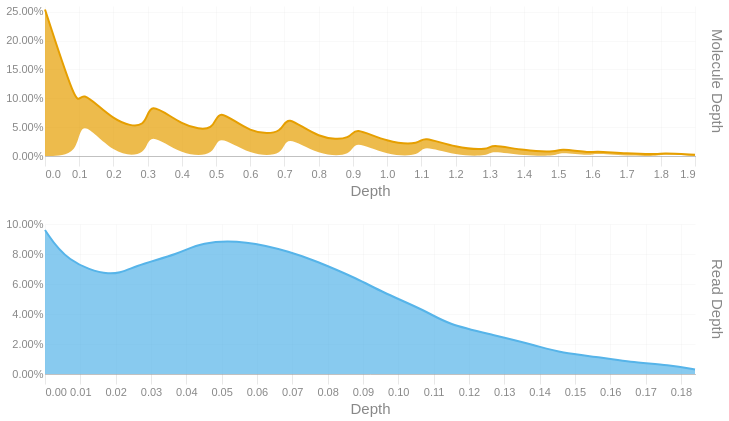

Notebook code for this chart:
### Code cell
readdep = depth_hist(tb['Read Depth'], q99, 3)
readdep = readdep.with_columns(pl.lit('Read Depth').alias('Metric'))
if not SKIPLR:
    moldep = depth_hist(tb['Molecule Depth'], mol_q99, 1)
    moldep = moldep.with_columns(pl.lit('Molecule Depth').alias('Metric'))
    _hist = pl.concat([readdep, moldep])
    _hist = _hist.filter(pl.col('Proportion') != 0)
    with SafeRender(_hist):
        (
            alt.Chart(_hist)        
            .mark_area(interpolate = "basis")
            .encode(
                x=alt.X('Bin:Q').scale(domainMin=0).axis(alt.Axis(title='Depth')),
                y = alt.Y('Proportion:Q', title = None).axis(format = '.2%'),
                color = alt.Color('Metric:N').legend(None),
                row = alt.Row("Metric:N").header(title = None, labelOrient = 'right'),
                tooltip = [
                    alt.Tooltip("Metric:N", title = "Metric"),
                    alt.Tooltip('Interval:N', title = "Depth Interval"),
                    alt.Tooltip('Proportion:Q', title = "% Alignments").format('.2%')
                ]
            )
            .resolve_scale(x='independent', y='independent')
            .properties(
                height = 150, width = 650,
                usermeta={'embedOptions': {'downloadFileName': f'{samplename}.depth.hist'}}
            )
        ).display()
else:
    readdep = readdep.filter(pl.col('Proportion') != 0)
    with SafeRender(readdep):
        (
            alt.Chart(readdep)        
            .mark_area(interpolate = "basis")
            .encode(
                x=alt.X('Bin:Q').scale(domainMin=0).axis(alt.Axis(title='Depth')),
                y = alt.Y('Proportion:Q', title = None).axis(format = '.2%'),
                tooltip = [
                    alt.Tooltip('Interval:N', title = "Depth Interval"),
                    alt.Tooltip('Proportion:Q', title = "% Alignments").format('.2%')
                ]
            )
            .properties(
                usermeta={'embedOptions': {'downloadFileName': f'{samplename}.depth.hist'}}
            )
        ).display()

### Figure 1 — Vega-Lite specification as saved in the notebook (floating-point values rounded to 4 significant figures)
{"width": 650, "height": 150, "config": {"title": {"anchor": "start", "dy": -15, "fontSize": 18, "color": "#888888", "subtitleColor": "#888888", "subtitleFontSize": 14}, "arc": {"fill": "#0072B2"}, "axis": {"domainColor": "#888888", "domainWidth": 0.5, "gridWidth": 0.2, "grid": false, "titleFontWeight": 400, "titleFontSize": 15, "labelFontSize": 11, "labelColor": "#888888", "tickColor": "#888888", "tickWidth": 0.2, "titleColor": "#888888"}, "axisBand": {"grid": false}, "axisX": {"grid": true, "tickSize": 10, "domainCap": "round"}, "axisY": {"domain": false, "grid": true, "tickSize": 0, "domainCap": "round"}, "background": "transparent", "header": {"labelFontSize": 15, "labelColor": "#888888", "titleFontSize": 15, "titleFontWeight": 600, "titleColor": "#888888"}, "legend": {"labelFont": "sans-serif", "labelFontSize": 12, "labelColor": "#888888", "symbolSize": 100, "symbolType": "circle", "titleFontSize": 12, "titlePadding": 10, "titleColor": "#888888", "title": null}, "range": {"category": ["#E69F00", "#56B4E9", "#009E73", "#F0E442", "#0072B2", "#D55E00", "#CC79A7", "#000000"], "diverging": ["#cfe8f3", "#a2d4ec", "#73bfe2", "#46abdb", "#1696d2", "#12719e"]}, "area": {"fill": "#0072B2", "fillOpacity": 0.7, "line": true, "strokeOpacity": 0.7}, "line": {"color": "#0072B2", "stroke": "#0072B2", "strokeWidth": 2}, "trail": {"color": "#0072B2", "stroke": "#0072B2", "strokeWidth": 0, "size": 1}, "point": {"filled": true, "fillOpacity": 1.0, "size": 95}, "text": {"color": "#888888", "fontSize": 11, "align": "right", "fontWeight": 400, "size": 11}, "bar": {"fill": "#0072B2", "stroke": null}, "view": {"stroke": null, "continuousWidth": 660, "continuousHeight": 400}}, "data": {"name": "data-3593cf169c3665c985b1e3cebcd24e3a"}, "mark": {"type": "area", "interpolate": "basis"}, "encoding": {"color": {"field": "Metric", "legend": null, "type": "nominal"}, "row": {"field": "Metric", "header": {"title": null, "labelOrient": "right"}, "type": "nominal"}, "tooltip": [{"field": "Metric", "title": "Metric", "type": "nominal"}, {"field": "Interval", "title": "Depth Interval", "type": "nominal"}, {"field": "Proportion", "format": ".2%", "title": "% Alignments", "type": "quantitative"}], "x": {"axis": {"title": "Depth"}, "field": "Bin", "scale": {"domainMin": 0}, "type": "quantitative"}, "y": {"axis": {"format": ".2%"}, "field": "Proportion", "title": null, "type": "quantitative"}}, "resolve": {"scale": {"x": "independent", "y": "independent"}}, "usermeta": {"embedOptions": {"downloadFileName": "TF26LRJL0080_50B_L_10484332_23Y22YLT4_L7.depth.hist"}}, "$schema": "https://vega.github.io/schema/vega-lite/v6.4.1.json", "datasets": {"data-3593cf169c3665c985b1e3cebcd24e3a": [{"Bin": 0.0, "Interval": "0.0-0.006", "Proportion": 0.096, "Metric": "Read Depth"}, {"Bin": 0.006, "Interval": "0.006-0.013", "Proportion": 0.075, "Metric": "Read Depth"}, {"Bin": 0.019, "Interval": "0.019-0.025", "Proportion": 0.064, "Metric": "Read Depth"}, {"Bin": 0.025, "Interval": "0.025-0.032", "Proportion": 0.072, "Metric": "Read Depth"}, {"Bin": 0.038, "Interval": "0.038-0.044", "Proportion": 0.08, "Metric": "Read Depth"}, {"Bin": 0.044, "Interval": "0.044-0.051", "Proportion": 0.088, "Metric": "Read Depth"}, {"Bin": 0.057, "Interval": "0.057-0.063", "Proportion": 0.089, "Metric": "Read Depth"}, {"Bin": 0.07, "Interval": "0.07-0.076", "Proportion": 0.081, "Metric": "Read Depth"}, {"Bin": 0.076, "Interval": "0.076-0.082", "Proportion": 0.076, "Metric": "Read Depth"}, {"Bin": 0.089, "Interval": "0.089-0.095", "Proportion": 0.063, "Metric": "Read Depth"}, {"Bin": 0.095, "Interval": "0.095-0.101", "Proportion": 0.055, "Metric": "Read Depth"}, {"Bin": 0.108, "Interval": "0.108-0.114", "Proportion": 0.042, "Metric": "Read Depth"}, {"Bin": 0.114, "Interval": "0.114-0.12", "Proportion": 0.033, "Metric": "Read Depth"}, {"Bin": 0.127, "Interval": "0.127-0.133", "Proportion": 0.026, "Metric": "Read Depth"}, {"Bin": 0.139, "Interval": "0.139-0.146", "Proportion": 0.019, "Metric": "Read Depth"}, {"Bin": 0.146, "Interval": "0.146-0.152", "Proportion": 0.014, "Metric": "Read Depth"}, {"Bin": 0.158, "Interval": "0.158-0.165", "Proportion": 0.011, "Metric": "Read Depth"}, {"Bin": 0.165, "Interval": "0.165-0.171", "Proportion": 0.008, "Metric": "Read Depth"}, {"Bin": 0.177, "Interval": "0.177-0.184", "Proportion": 0.006, "Metric": "Read Depth"}, {"Bin": 0.184, "Interval": "0.184-0.19", "Proportion": 0.003, "Metric": "Read Depth"}, {"Bin": 0.0, "Interval": "0.0-0.1", "Proportion": 0.254, "Metric": "Molecule Depth"}, {"Bin": 0.1, "Interval": "0.1-0.1", "Proportion": 0.072, "Metric": "Molecule Depth"}, {"Bin": 0.1, "Interval": "0.1-0.2", "Proportion": 0.05, "Metric": "Molecule Depth"}, {"Bin": 0.2, "Interval": "0.2-0.3", "Proportion": 0.058, "Metric": "Molecule Depth"}, {"Bin": 0.3, "Interval": "0.3-0.3", "Proportion": 0.045, "Metric": "Molecule Depth"}, {"Bin": 0.3, "Interval": "0.3-0.4", "Proportion": 0.055, "Metric": "Molecule Depth"}, {"Bin": 0.4, "Interval": "0.4-0.5", "Proportion": 0.051, "Metric": "Molecule Depth"}, {"Bin": 0.5, "Interval": "0.5-0.5", "Proportion": 0.041, "Metric": "Molecule Depth"}, {"Bin": 0.5, "Interval": "0.5-0.6", "Proportion": 0.047, "Metric": "Molecule Depth"}, {"Bin": 0.6, "Interval": "0.6-0.7", "Proportion": 0.037, "Metric": "Molecule Depth"}, {"Bin": 0.7, "Interval": "0.7-0.7", "Proportion": 0.039, "Metric": "Molecule Depth"}, {"Bin": 0.7, "Interval": "0.7-0.8", "Proportion": 0.036, "Metric": "Molecule Depth"}, {"Bin": 0.8, "Interval": "0.8-0.9", "Proportion": 0.028, "Metric": "Molecule Depth"}, {"Bin": 0.9, "Interval": "0.9-0.9", "Proportion": 0.029, "Metric": "Molecule Depth"}, {"Bin": 0.9, "Interval": "0.9-1.0", "Proportion": 0.023, "Metric": "Molecule Depth"}, {"Bin": 1.0, "Interval": "1.0-1.1", "Proportion": 0.023, "Metric": "Molecule Depth"}, {"Bin": 1.1, "Interval": "1.1-1.1", "Proportion": 0.02, "Metric": "Molecule Depth"}, {"Bin": 1.1, "Interval": "1.1-1.2", "Proportion": 0.015, "Metric": "Molecule Depth"}, {"Bin": 1.2, "Interval": "1.2-1.3", "Proportion": 0.014, "Metric": "Molecule Depth"}, {"Bin": 1.3, "Interval": "1.3-1.3", "Proportion": 0.01, "Metric": "Molecule Depth"}, {"Bin": 1.3, "Interval": "1.3-1.4", "Proportion": 0.011, "Metric": "Molecule Depth"}, {"Bin": 1.4, "Interval": "1.4-1.5", "Proportion": 0.009, "Metric": "Molecule Depth"}, {"Bin": 1.5, "Interval": "1.5-1.5", "Proportion": 0.007, "Metric": "Molecule Depth"}, {"Bin": 1.5, "Interval": "1.5-1.6", "Proportion": 0.006, "Metric": "Molecule Depth"}, {"Bin": 1.6, "Interval": "1.6-1.6", "Proportion": 0.005, "Metric": "Molecule Depth"}, {"Bin": 1.6, "Interval": "1.6-1.7", "Proportion": 0.004, "Metric": "Molecule Depth"}, {"Bin": 1.7, "Interval": "1.7-1.8", "Proportion": 0.004, "Metric": "Molecule Depth"}, {"Bin": 1.8, "Interval": "1.8-1.8", "Proportion": 0.003, "Metric": "Molecule Depth"}, {"Bin": 1.8, "Interval": "1.8-1.9", "Proportion": 0.002, "Metric": "Molecule Depth"}, {"Bin": 1.9, "Interval": "1.9-1.98", "Proportion": 0.002, "Metric": "Molecule Depth"}]}}
